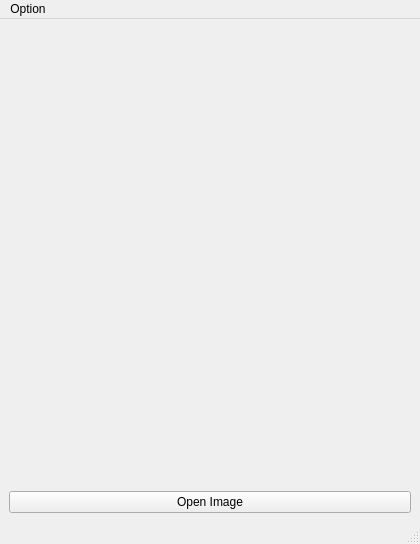
<?xml version="1.0" encoding="UTF-8"?>
<ui version="4.0">
 <class>MainWindow</class>
 <widget class="QMainWindow" name="MainWindow">
  <property name="geometry">
   <rect>
    <x>0</x>
    <y>0</y>
    <width>420</width>
    <height>544</height>
   </rect>
  </property>
  <property name="windowTitle">
   <string>MainWindow</string>
  </property>
  <widget class="QWidget" name="centralwidget">
   <layout class="QVBoxLayout" name="verticalLayout">
    <item>
     <widget class="QLabel" name="label">
      <property name="styleSheet">
       <string notr="true"/>
      </property>
      <property name="text">
       <string/>
      </property>
      <property name="pixmap">
       <pixmap>:/img/1.png</pixmap>
      </property>
     </widget>
    </item>
    <item>
     <widget class="QPushButton" name="pushButton">
      <property name="text">
       <string>Open Image</string>
      </property>
     </widget>
    </item>
   </layout>
  </widget>
  <widget class="QMenuBar" name="menubar">
   <property name="geometry">
    <rect>
     <x>0</x>
     <y>0</y>
     <width>420</width>
     <height>22</height>
    </rect>
   </property>
   <widget class="QMenu" name="menuClose">
    <property name="title">
     <string>Option</string>
    </property>
    <addaction name="actionClose"/>
   </widget>
   <addaction name="menuClose"/>
  </widget>
  <widget class="QStatusBar" name="statusbar"/>
  <action name="actionClose">
   <property name="text">
    <string>Close</string>
   </property>
   <property name="shortcut">
    <string>Ctrl+Esc</string>
   </property>
  </action>
 </widget>
 <resources/>
 <connections/>
</ui>
